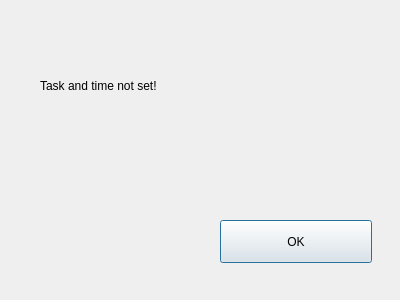
<?xml version="1.0" encoding="UTF-8"?>
<ui version="4.0">
 <class>warnDialog</class>
 <widget class="QDialog" name="warnDialog">
  <property name="geometry">
   <rect>
    <x>0</x>
    <y>0</y>
    <width>400</width>
    <height>300</height>
   </rect>
  </property>
  <property name="windowTitle">
   <string>Warning</string>
  </property>
  <widget class="QPushButton" name="pushButton">
   <property name="geometry">
    <rect>
     <x>220</x>
     <y>220</y>
     <width>152</width>
     <height>43</height>
    </rect>
   </property>
   <property name="text">
    <string>OK</string>
   </property>
  </widget>
  <widget class="QLabel" name="label">
   <property name="geometry">
    <rect>
     <x>40</x>
     <y>20</y>
     <width>271</width>
     <height>131</height>
    </rect>
   </property>
   <property name="text">
    <string>Task and time not set!</string>
   </property>
  </widget>
 </widget>
 <resources/>
 <connections>
  <connection>
   <sender>pushButton</sender>
   <signal>clicked()</signal>
   <receiver>warnDialog</receiver>
   <slot>accept()</slot>
   <hints>
    <hint type="sourcelabel">
     <x>281</x>
     <y>253</y>
    </hint>
    <hint type="destinationlabel">
     <x>78</x>
     <y>220</y>
    </hint>
   </hints>
  </connection>
 </connections>
</ui>
